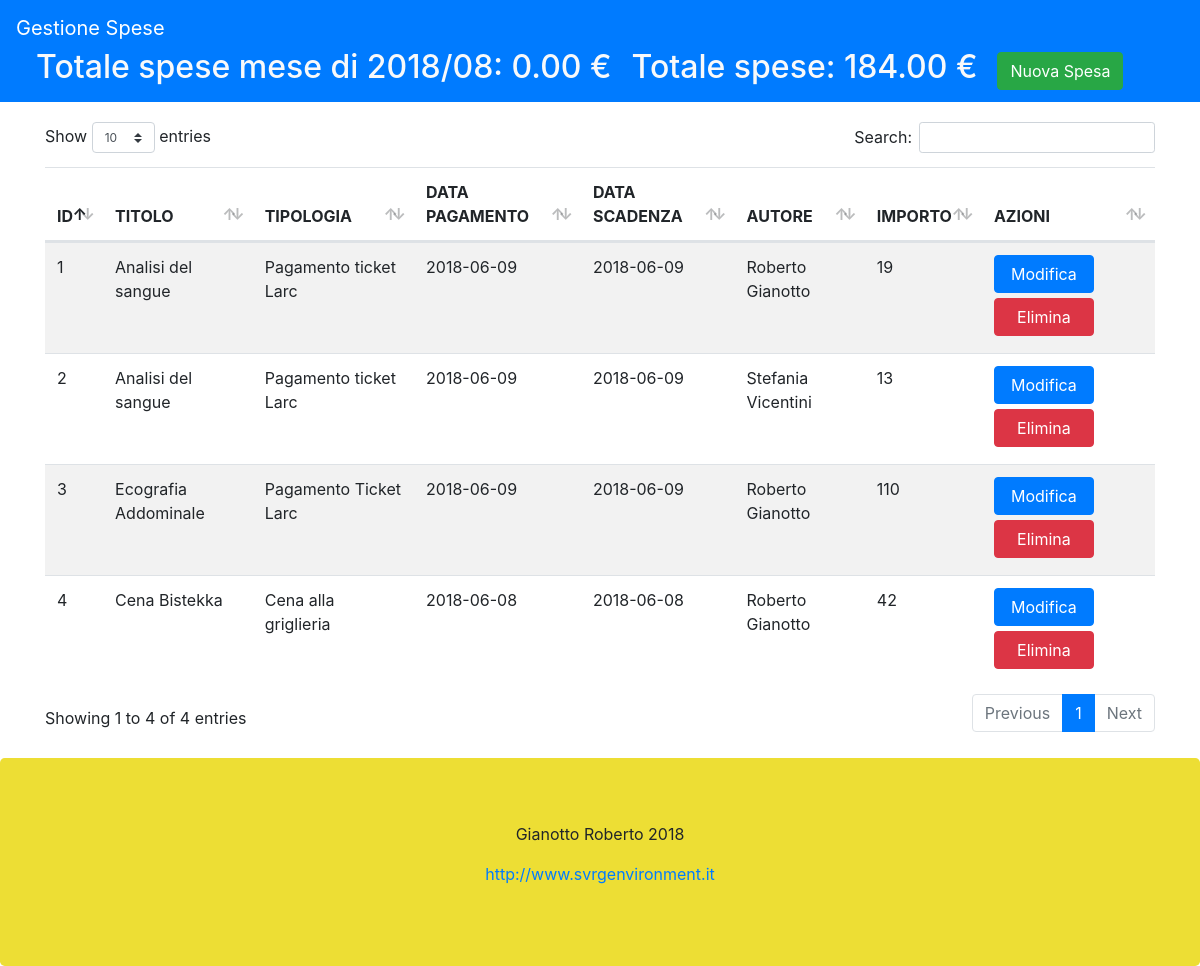
The page / on the database its author committed.
### tables this page shows
CREATE TABLE `spesa` (
  `id` int(11) NOT NULL,
  `titolo_spesa` varchar(255) NOT NULL,
  `tipologia_spesa` varchar(255) NOT NULL,
  `data_pagamento_spesa` date NOT NULL,
  `data_scadenza_spesa` date NOT NULL,
  `autore_spesa` varchar(255) NOT NULL,
  `importo_spesa` float NOT NULL
);

### index.php (called while the page is built, shortened)
<?php
require("header.php");
require("page.php");
require("footer.php");

### function/db_operations.php (called while the page is built, shortened)
<?php
function connetti(){
    $host = HOSTNAME;
    $user = DB_USER;
    $password = DB_PASSWORD;
    $db = DB_NAME;
    $mysqli = new mysqli($host,$user,$password,$db);
    return $mysqli;
}
function mostra_tutti(){
    $mysqli = connetti();
    $sql = "SELECT * FROM spesa WHERE 1=1";
    $risultato_query = $mysqli->query($sql);
    $array_righe = [];
    while($righe_tabella = $risultato_query->fetch_array(MYSQLI_ASSOC)){
        $array_righe[] = $righe_tabella;
    }
    return $array_righe;
}
function somma_totale_spese(){
    $mysqli = connetti();
    $sql = "SELECT SUM(importo_spesa) FROM spesa";
    $risultato_query = $mysqli->query($sql);
    $ris = $risultato_query->fetch_row();
    return $ris[0];
}
function somma_totale_spese_mese(){
    $mysqli = connetti();
    $sql = "SELECT SUM(importo_spesa),MONTH(data_pagamento_spesa) from spesa
            where MONTH(data_pagamento_spesa) = MONTH(SYSDATE())
            GROUP BY MONTH(data_pagamento_spesa)";
    $risultato_query = $mysqli->query($sql);
    $ris = $risultato_query->fetch_row();
    return $ris[0];
}

### page.php (the view, shortened to what this page needs)
<?php
require_once 'function/db_operations.php';
$arr = [];
if (isset($_GET['ordina'])){
    $ordinamento = $_GET['ordina'];
    if($ordinamento === 'id'){
        $arr = ordina_id();
    }elseif ($ordinamento === 'titolo'){
        $arr = ordina_nome();
    }elseif ($ordinamento === 'tipologia'){
        $arr = ordina_tipologia();
    }elseif ($ordinamento === 'autore'){
        $arr = ordina_autore();
    }elseif($ordinamento === 'importo'){
        $arr = ordina_importo();
    }elseif ($ordinamento === 'data_pagamento'){
        $arr = ordina_data_pagamento();
    }elseif ($ordinamento === 'data_scadenza'){
        $arr = ordina_data_scadenza();
    }else{
        $arr = mostra_tutti();
    }
}else{
    $arr = mostra_tutti();
}
?>
<div class="container">
    <table class="table table-striped" id="gestioneSpese">
        <thead>
            <tr>
                <th>ID</th>
                <th>TITOLO</th>
                <th>TIPOLOGIA</th>
                <th>DATA PAGAMENTO</th>
                <th>DATA SCADENZA</th>
                <th>AUTORE</th>
                <th>IMPORTO</th>
                <th>AZIONI</th>
            </tr>
        </thead>
        <tbody>
    <?php
    foreach ($arr as $k => $v){
        echo '<tr>';
        echo '<td>' . $v['id'] . '</td>' .
             '<td>' . $v['titolo_spesa'] . '</td>' .
             '<td>' . $v['tipologia_spesa'] . '</td>' .
             '<td>' . $v['data_pagamento_spesa'] . '</td>' .
             '<td>' . $v['data_scadenza_spesa'] . '</td>' .
             '<td>' . $v['autore_spesa'] . '</td>' .
             '<td>' . $v['importo_spesa'] . '</td>'.
             '<td>
                <a class="btn btn-primary" href="modifica_spesa.php?idSpesa='.$v['id'].'">Modifica</a>
                <a class="btn btn-danger" href="index.php?elimina='.$v['id'].'">Elimina</a>
             </td></tr>';
    }
    ?>
        </tbody>
    </table>
</div>

### header.php (shortened to what this page needs)
<?php
    require('function/db_operations.php');
?>
<!DOCTYPE html>
<html>
<head>
    <link rel="stylesheet" href="css/bootstrap.min.css">
    <link rel="stylesheet" href="css/bootstrap-datepicker.min.css">
    <link rel="stylesheet" href="css/dataTables.bootstrap4.min.css">
    <link rel="stylesheet" href="css/custom.css">
</head>
<body>
<nav class="navbar navbar-dark bg-primary">
    <a class="navbar-brand" href="http://gestionespese.dev.loc">Gestione Spese</a>
    <form class="form-inline" method="post" action="inserisci_spesa.php">
        <h2 class="totale-mese">Totale spese mese di <?php echo date('Y/m'); ?>: <?php echo number_format(somma_totale_spese_mese(),2); ?> €</h2>
        <h2 class="totale">Totale spese: <?php echo number_format(somma_totale_spese(),2); ?> €</h2>
        <button class="btn btn-success in-alto" type="submit">Nuova Spesa</button>
    </form>
</nav>

### footer.php (shortened to what this page needs)
<br>
<div class="jumbotron text-center" style="margin-bottom:0;background-color: #edde34;">
    <p><?php echo COPYRIGHT; ?></p>
    <p><a href="<?php echo WEBSITE_URL; ?>" target="_blank"><?php echo WEBSITE_URL; ?></a></p>
</div>
</body>
</html>

### css/custom.css (style rules this page uses)
.container { margin-top: 20px; }
a.btn.btn-primary { margin-bottom: 5px; width:100px; }
a.btn.btn-danger { margin-bottom:5px; width:100px; }
.in-alto { margin-left: 20px; }
.totale { color:#f8f9fa; margin-left: 20px; }
.totale-mese { color:#f8f9fa; margin-left: 20px; }

### rows shown on the page
spesa: id "1", titolo_spesa "Analisi del sangue", tipologia_spesa "Pagamento ticket Larc", data_pagamento_spesa "2018-06-09", data_scadenza_spesa "2018-06-09", autore_spesa "Roberto Gianotto", importo_spesa "19"
spesa: id "2", titolo_spesa "Analisi del sangue", tipologia_spesa "Pagamento ticket Larc", data_pagamento_spesa "2018-06-09", data_scadenza_spesa "2018-06-09", autore_spesa "Stefania Vicentini", importo_spesa "13"
spesa: id "3", titolo_spesa "Ecografia Addominale", tipologia_spesa "Pagamento Ticket Larc", data_pagamento_spesa "2018-06-09", data_scadenza_spesa "2018-06-09", autore_spesa "Roberto Gianotto", importo_spesa "110"
spesa: id "4", titolo_spesa "Cena Bistekka", tipologia_spesa "Cena alla griglieria", data_pagamento_spesa "2018-06-08", data_scadenza_spesa "2018-06-08", autore_spesa "Roberto Gianotto", importo_spesa "42"

### other values the page prints
somma_totale_spese_mese() "0.00"
somma_totale_spese() "184.00"
COPYRIGHT "Gianotto Roberto 2018"
WEBSITE_URL "http://www.svrgenvironment.it"
